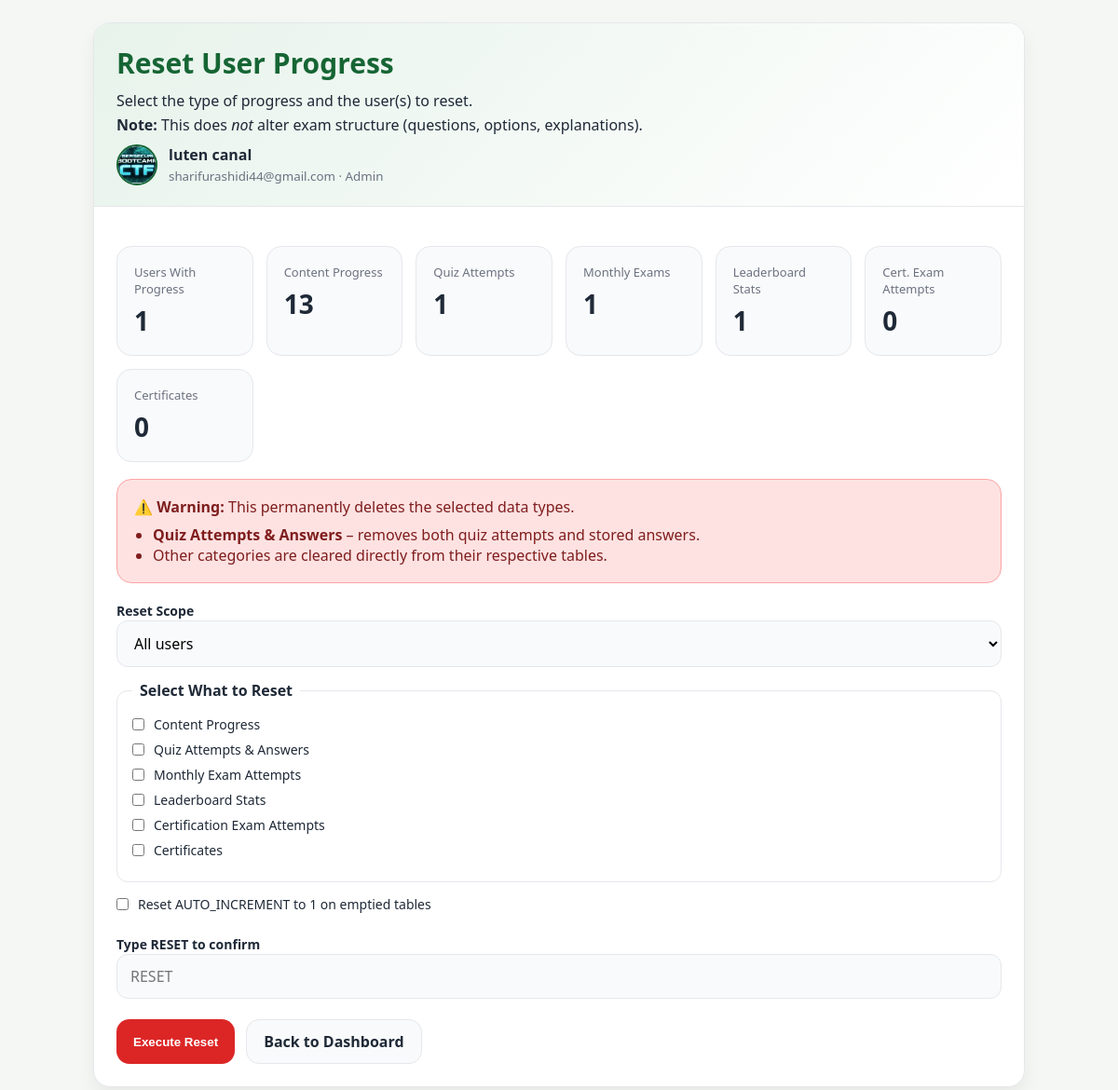
Page /myislam-v2/admin/admin_reset_user_progress.php (signed in) on the committed database.
### tables this page shows
CREATE TABLE `users` (
  `id` int(11) NOT NULL,
  `full_name` varchar(150) NOT NULL,
  `username` varchar(50) DEFAULT NULL,
  `email` varchar(150) NOT NULL,
  `whatsapp` varchar(20) DEFAULT NULL,
  `password` varchar(255) NOT NULL,
  `role` enum('owner','admin','sheikh','user') NOT NULL DEFAULT 'user',
  `bio` text DEFAULT NULL,
  `profile_image` varchar(255) DEFAULT NULL,
  `is_active` tinyint(1) DEFAULT 1,
  `is_verified` tinyint(1) DEFAULT 0,
  `last_login_at` datetime DEFAULT NULL,
  `created_at` timestamp NULL DEFAULT current_timestamp()
);

### myislam-v2/admin/admin_reset_user_progress.php (the view, shortened to what this page needs)
<?php
function e($v): string
{
    return htmlspecialchars((string)$v, ENT_QUOTES, 'UTF-8');
}
$conn = db();
$conn->setAttribute(PDO::ATTR_ERRMODE, PDO::ERRMODE_EXCEPTION);
$userId = (int)$_SESSION['user_id'];
$stmt = $conn->prepare("
    SELECT id, full_name, email, profile_image, role, is_active
    FROM users
    WHERE id = ? AND is_active = 1
    LIMIT 1
");
$stmt->execute([$userId]);
$admin = $stmt->fetch(PDO::FETCH_ASSOC);
$categories = [
    'progress'           => ['label' => 'Content Progress',         'table' => 'user_content_progress',      'key' => 'user_id'],
    'quiz_attempts'      => ['label' => 'Quiz Attempts & Answers',  'table' => 'quiz_attempts',              'key' => 'user_id'],
    'monthly_exams'      => ['label' => 'Monthly Exam Attempts',    'table' => 'monthly_exam_attempts',      'key' => 'user_id'],
    'leaderboard'        => ['label' => 'Leaderboard Stats',        'table' => 'leaderboard_stats',          'key' => 'user_id'],
    'cert_attempts'      => ['label' => 'Certification Exam Attempts','table' => 'certification_exam_attempts','key' => 'user_id'],
    'certificates'       => ['label' => 'Certificates',             'table' => 'certificates',               'key' => 'user_id'],
];
$stats = [];
foreach ($categories as $key => $cat) {
    $stats[$key] = 0;
}
$stats['users_with_progress'] = 0;
try {
    $stats['users_with_progress'] = (int)$conn->query("SELECT COUNT(DISTINCT user_id) FROM user_content_progress")->fetchColumn();
    $stats['progress']           = (int)$conn->query("SELECT COUNT(*) FROM user_content_progress")->fetchColumn();
    $stats['quiz_attempts']      = (int)$conn->query("SELECT COUNT(*) FROM quiz_attempts")->fetchColumn();
    $stats['monthly_exams']      = (int)$conn->query("SELECT COUNT(*) FROM monthly_exam_attempts")->fetchColumn();
    $stats['leaderboard']        = (int)$conn->query("SELECT COUNT(*) FROM leaderboard_stats")->fetchColumn();
    $stats['cert_attempts']      = (int)$conn->query("SELECT COUNT(*) FROM certification_exam_attempts")->fetchColumn();
    $stats['certificates']       = (int)$conn->query("SELECT COUNT(*) FROM certificates")->fetchColumn();
} catch (Throwable $e) {
}
?>
<!DOCTYPE html>
<html lang="en">
<head>
</head>
<body>
<div class="wrapper">
    <div class="card">
        <div class="card-head">
            <h1>Reset User Progress</h1>
            <p>Select the type of progress and the user(s) to reset.
            <br><strong>Note:</strong> This does <em>not</em> alter exam structure (questions, options, explanations).</p>
            <div class="profile">
                <div class="avatar">
                    <?php if (!empty($admin['profile_image'])): ?>
                        <img src="<?php echo e($admin['profile_image']); ?>" alt="Profile" style="width:100%;height:100%;object-fit:cover;border-radius:50%;">
                    <?php else: ?>
                        <?php echo e(initials((string)$admin['full_name'])); ?>
                    <?php endif; ?>
                </div>
                <div>
                    <strong><?php echo e($admin['full_name'] ?? 'Admin'); ?></strong><br>
                    <small><?php echo e($admin['email'] ?? ''); ?> · <?php echo e(ucfirst((string)($admin['role'] ?? 'admin'))); ?></small>
                </div>
            </div>
        </div>
        <div class="card-body">
            <div class="grid">
                <div class="stat">
                    <div class="label">Users With Progress</div>
                    <div class="value"><?php echo (int)$stats['users_with_progress']; ?></div>
                </div>
                <div class="stat">
                    <div class="label">Content Progress</div>
                    <div class="value"><?php echo (int)$stats['progress']; ?></div>
                </div>
                <div class="stat">
                    <div class="label">Quiz Attempts</div>
                    <div class="value"><?php echo (int)$stats['quiz_attempts']; ?></div>
                </div>
                <div class="stat">
                    <div class="label">Monthly Exams</div>
                    <div class="value"><?php echo (int)$stats['monthly_exams']; ?></div>
                </div>
                <div class="stat">
                    <div class="label">Leaderboard Stats</div>
                    <div class="value"><?php echo (int)$stats['leaderboard']; ?></div>
                </div>
                <div class="stat">
                    <div class="label">Cert. Exam Attempts</div>
                    <div class="value"><?php echo (int)$stats['cert_attempts']; ?></div>
                </div>
                <div class="stat">
                    <div class="label">Certificates</div>
                    <div class="value"><?php echo (int)$stats['certificates']; ?></div>
                </div>
            </div>
            <div class="warn-box">
                <strong>⚠️ Warning:</strong> This permanently deletes the selected data types.
                <ul style="margin-top:8px; padding-left:20px;">
                    <li><strong>Quiz Attempts & Answers</strong> – removes both quiz attempts and stored answers.</li>
                    <li>Other categories are cleared directly from their respective tables.</li>
                </ul>
            </div>
            <form method="POST" class="form-grid">
                <div>
                    <label for="scope">Reset Scope</label>
                    <select name="scope" id="scope" onchange="toggleUserField(this.value)">
                        <option value="all">All users</option>
                    </select>
                </div>
                <fieldset style="border:1px solid var(--line); border-radius:12px; padding:16px;">
                    <legend style="font-weight:700; padding:0 8px;">Select What to Reset</legend>
                    <?php foreach ($categories as $key => $cat): ?>
                        <div class="checkbox-group">
                            <input type="checkbox" name="categories[]" id="cat_<?php echo $key; ?>" value="<?php echo $key; ?>">
                            <label for="cat_<?php echo $key; ?>" style="font-weight:normal;"><?php echo e($cat['label']); ?></label>
                        </div>
                    <?php endforeach; ?>
                </fieldset>
                <div class="checkbox-group">
                    <input type="checkbox" name="reset_autoincrement" id="reset_autoincrement" value="1">
                    <label for="reset_autoincrement" style="font-weight:normal;">Reset AUTO_INCREMENT to 1 on emptied tables</label>
                </div>
                <div>
                    <label for="confirm_text">Type <strong>RESET</strong> to confirm</label>
                    <input type="text" name="confirm_text" id="confirm_text" placeholder="RESET" required>
                </div>
                <div class="actions">
                    <button type="submit" class="btn danger" onclick="return confirm('Are you absolutely sure you want to reset the selected progress?');">
                        Execute Reset
                    </button>
                    <a href="dashboard.php" class="btn secondary">Back to Dashboard</a>
                </div>
            </form>
        </div>
    </div>
</div>
</body>
</html>

### myislam-v2/admin/admin_reset_user_progress.php (style rules this page uses)
* { box-sizing:border-box;margin:0;padding:0 }
:root { --bg:#f5f7f5;--surface:#fff;--surface2:#f9fafb;--line:#e5e7eb;--text:#1f2937;--muted:#6b7280; --brand:#166534;--brand-soft:#e7f3eb;--danger:#dc2626;--danger-soft:#fee2e2;--success:#10b981; --success-soft:#d1fae5;--warning:#f59e0b;--radius:18px;--shadow:0 10px 20px rgba(0,0,0,.06); }
body { font-family:system-ui,-apple-system,"Segoe UI",Roboto,sans-serif;background:var(--bg);color:var(--text);padding:24px }
.wrapper { max-width:1000px;margin:0 auto }
.card { background:var(--surface);border:1px solid var(--line);border-radius:var(--radius);box-shadow:var(--shadow);margin-bottom:20px;overflow:hidden }
.card-head { padding:22px 24px;background:linear-gradient(135deg,var(--brand-soft),var(--surface));border-bottom:1px solid var(--line) }
.card-body { padding:24px }
h1 { font-size:30px;color:var(--brand);margin-bottom:8px }
p { line-height:1.6 }
.grid { display:grid;grid-template-columns:repeat(6,1fr);gap:14px;margin:18px 0 }
.stat { background:var(--surface2);border:1px solid var(--line);border-radius:16px;padding:18px }
.stat .label { font-size:13px;color:var(--muted);margin-bottom:6px }
.stat .value { font-size:28px;font-weight:800 }
.warn-box { background:var(--danger-soft);border:1px solid #fca5a5;color:#7f1d1d;padding:18px;border-radius:16px;margin-bottom:18px }
.form-grid { display:grid;gap:14px }
label { font-weight:700;font-size:14px }
input,select { width:100%;padding:12px 14px;border-radius:12px;border:1px solid var(--line);background:var(--surface2);font:inherit }
.checkbox-group { display:flex;align-items:center;gap:10px;margin-bottom:8px }
.checkbox-group input { width:auto }
.actions { display:flex;gap:12px;flex-wrap:wrap;margin-top:8px }
.btn { padding:12px 18px;border:none;border-radius:14px;font-weight:800;cursor:pointer;text-decoration:none;display:inline-flex;align-items:center;justify-content:center }
.btn.secondary { background:var(--surface2);color:var(--text);border:1px solid var(--line) }
.btn.danger { background:var(--danger);color:#fff }
small { color:var(--muted) }
.profile { display:flex;align-items:center;gap:12px;margin-top:8px }
.avatar { width:44px;height:44px;border-radius:50%;display:flex;align-items:center;justify-content:center;background:var(--brand-soft);color:var(--brand);font-weight:800;border:2px solid var(--brand) }
a { color:var(--brand);text-decoration:none }

### rows in the picture
users: profile_image (picture), full_name "luten canal", email "sharifurashidi44@gmail.com", role "Admin"

### other values in the picture
$stats['users_with_progress'] "1"
$stats['progress'] "13"
$stats['quiz_attempts'] "1"
$stats['monthly_exams'] "1"
$stats['leaderboard'] "1"
$stats['cert_attempts'] "0"
$stats['certificates'] "0"
$cat['label'] "Content Progress"
$cat['label'] "Quiz Attempts & Answers"
$cat['label'] "Monthly Exam Attempts"
$cat['label'] "Leaderboard Stats"
$cat['label'] "Certification Exam Attempts"
$cat['label'] "Certificates"
